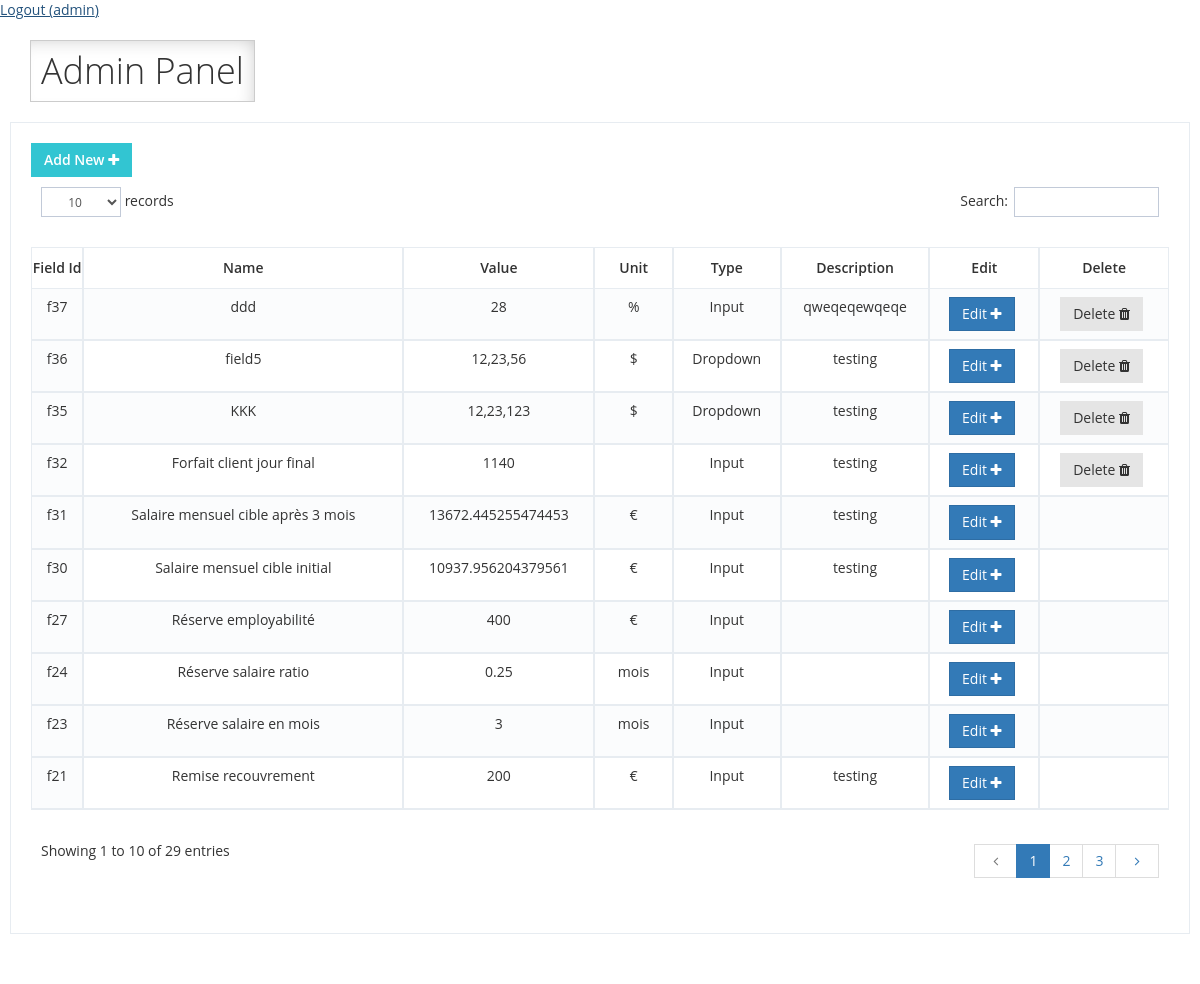
Screenshot of /admin.php (signed in) with the database file from the repository.
### tables this page shows
CREATE TABLE `users` (
  `username` varchar(255) NOT NULL,
  `password` varchar(255) DEFAULT NULL,
  `role` varchar(255) DEFAULT NULL
);

CREATE TABLE `fields` (
  `id` int(11) NOT NULL,
  `field_id` varchar(255) DEFAULT NULL,
  `field_label` varchar(255) DEFAULT NULL,
  `value` varchar(255) DEFAULT NULL,
  `unit` varchar(255) DEFAULT NULL,
  `type` int(11) DEFAULT 0,
  `description` longtext NOT NULL,
  `defaultfield` tinyint(1) NOT NULL DEFAULT 0,
  `static` tinyint(1) NOT NULL
);

### admin.php (the view, shortened to what this page needs)
<?php
    include('session.php');
    $ses_sql = mysqli_query($db, "select * from fields order by field_id desc");
?>
<body>
    <section>
        <a href="./logout.php">Logout (<?php echo $login_user;?>)</a>
    </section>
    <section id="header">
        <div class="container">
            <h1>Admin Panel</h1>
        </div>
    </section>
    <div class="row">
        <div class="col-md-12">
            <div class="portlet light bordered">
                <div class="portlet-body">
                    <div class="btn-group">
                        <a class="btn sbold green add_new"> Add New <i class="fa fa-plus"></i></a>
                    </div>
                    <table class="table table-striped table-bordered table-hover table-checkable order-column" id="field_list">
                        <thead>
                            <tr>
                                <th > Field Id </th>
                                <th style="text-align: center;"> Name </th>
                                <th style="text-align: center;"> Value </th>
                                <th style="text-align: center;"> Unit </th>
                                <th style="text-align: center;"> Type </th>
                                <th style="text-align: center;"> Description </th>
                                <th style="text-align: center;"> Edit </th>
                                <th style="text-align: center;"> Delete </th>
                            </tr>
                        </thead>
                        <tbody>
                            <?php
                                while ($row = mysqli_fetch_array($ses_sql, MYSQLI_ASSOC)) {
                            ?>
                            <tr class="odd gradeX">
                                <td> <?php echo $row['field_id'];?> </td>
                                <td> <?php echo $row['field_label'];?> </td>
                                <td><?php echo $row['value'];?></td>
                                <td class="center"> <?php echo $row['unit'];?> </td>
                                <td class="center"> <?php echo $row['type']?'Dropdown':'Input';?> </td>
                                <td class="center"> <?php echo $row['description'];?> </td>
                                <td style="text-align: center;"><a class="btn btn-primary medit" class="edit_dialog" attr_id = "<?php echo $row['id'];?>"> Edit <i class="fa fa-plus"></i></a> </td>
                                <td style="text-align: center;">
                                <?php if(!$row['defaultfield']){?>
                                    <a class="btn grey delete" attr_id = "<?php echo $row['id'];?>" data-toggle="modal" href="#mdelete"> Delete <i class="fa fa-trash"></i></a>
                                <?php }?>
                                </td>
                            </tr>
                            <?php
                                }
                            ?>
                        </tbody>
                    </table>
                </div>
            </div>
        </div>
    </div>
</body>
<link href="./data-table/css/bootstrap.min.css" rel="stylesheet" type="text/css" />
<link href="./data-table/css/datatables.min.css" rel="stylesheet" type="text/css" />
<link href="./data-table/css/components.min.css" rel="stylesheet" id="style_components" type="text/css" />
<link href="./data-table/css/plugins.min.css" rel="stylesheet" type="text/css" />

### session.php (shortened to what this page needs)
<?php
    include('config.php');
    $user_check = $_SESSION['login_user'];
    $role_check = $_SESSION['login_role'];
    $ses_sql = mysqli_query($db, "select username, role from users where username = '$user_check' AND role = '$role_check' ");
    $row = mysqli_fetch_array($ses_sql, MYSQLI_ASSOC);
    $login_user = $row['username'];
?>
<!DOCTYPE html>
<html lang="en">
<head>
    <link rel="stylesheet" href="./css/style.css">
    <link rel="stylesheet" href="./css/font-awesome/css/font-awesome.min.css">
</head>

### css/style.css (style rules this page uses)
body { margin: 0; margin-bottom: 20px; padding: 0; color: #747474; font-family: Arial, Helvetica, sans-serif; }
#header h1 { padding: 10px; border: 1px solid #ccc; width: 100%; text-align: center; box-shadow: inset -7px 7px 20px -11px #bababa; -webkit-box-shadow: inset -7px 7px 20px -11px #bababa; -moz-box-shadow: inset -7px 7px 20px -11px #bababa; }
.row { margin-bottom: 15px; padding: 10px; }
@media screen and (min-width: 1200px) { .container { max-width: 1170px; margin: 0 auto; width: 100%; display: flex; flex-wrap: nowrap; } }
@media screen and (max-width: 1200px) { body { margin: 0 20px; } }
@media screen and (max-width: 1200px) { #header h1 { width: auto; } }

### admin.php (style rules this page uses)
td { text-align: center; }

### rows the page displays
users: username "admin"
fields: field "f37", field_label "ddd", value "28", unit "%", type "Input", description "qweqeqewqeqe"
fields: field "f36", field_label "field5", value "12,23,56", unit "$", type "Dropdown", description "testing"
fields: field "f35", field_label "KKK", value "12,23,123", unit "$", type "Dropdown", description "testing"
fields: field "f32", field_label "Forfait client jour final", value "1140", type "Input", description "testing"
fields: field "f31", field_label "Salaire mensuel cible après 3 mois", value "13672.445255474453", unit "€", type "Input", description "testing"
fields: field "f30", field_label "Salaire mensuel cible initial", value "10937.956204379561", unit "€", type "Input", description "testing"
fields: field "f27", field_label "Réserve employabilité", value "400", unit "€", type "Input"
fields: field "f24", field_label "Réserve salaire ratio", value "0.25", unit "mois", type "Input"
fields: field "f23", field_label "Réserve salaire en mois", value "3", unit "mois", type "Input"
fields: field "f21", field_label "Remise recouvrement", value "200", unit "€", type "Input", description "testing"
